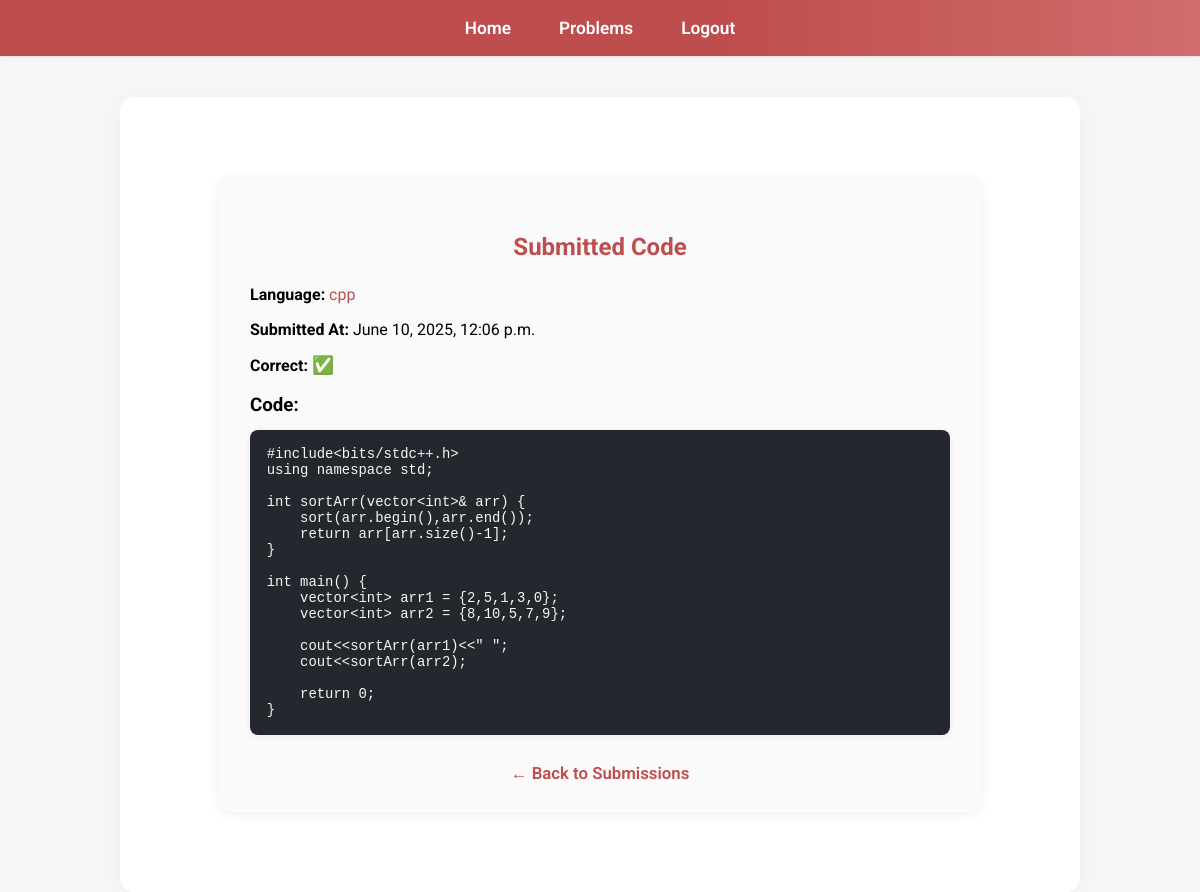
Page /Students/submission/28/ (signed in) on the committed database.
### submit/models.py (models this page shows)
class CodeSubmit(models.Model):
    user = models.ForeignKey(settings.AUTH_USER_MODEL, on_delete=models.CASCADE, related_name='code_submissions')
    problem = models.ForeignKey(Problem, on_delete=models.CASCADE, null=True, blank=True, related_name='submissions')
    language= models.CharField(max_length=50)
    code = models.TextField()
    input = models.TextField(null=True, blank =True)
    output = models.TextField(null = True, blank= True)
    is_correct = models.BooleanField(default=False)
    timestamp = models.DateTimeField(auto_now_add=True)

### Students/views.py (the view)
# urls.py: path('submission/<int:submission_id>/', views.view_code_submission, name='view_code_submission'),
@login_required
@user_passes_test(is_student)
def view_code_submission(request, submission_id):
    submission = get_object_or_404(CodeSubmit, pk=submission_id, user=request.user)
    return render(request, 'viewcode.html', {'submission': submission})

### Students/views.py (called while the page is built)
def is_student(user):
    return hasattr(user, 'profile') and user.profile.user_type == 'student'

### Students/Templates/viewcode.html
{% extends "base1.html" %}
{% block content %}
<div style="
    max-width: 700px;
    margin: 40px auto;
    background: #fafafa;
    border-radius: 16px;
    box-shadow: 0 2px 12px #eee;
    padding: 36px 32px 28px 32px;
">
    <h2 style="color:#be4d4d; text-align:center; margin-bottom:24px;">
        Submitted Code
    </h2>
    <div style="margin-bottom:18px;">
        <p><strong>Language:</strong> <span style="color:#be4d4d;">{{ submission.language }}</span></p>
        <p><strong>Submitted At:</strong> {{ submission.timestamp }}</p>
        <p>
            <strong>Correct:</strong>
            {% if submission.is_correct %}
                <span style="color:rgb(31, 228, 47); font-size:1.1em;">✅</span>
            {% else %}
                <span style="color:#be4d4d; font-size:1.1em;">❌</span>
            {% endif %}
        </p>
    </div>
    <h3 style="margin-bottom:10px;">Code:</h3>
    <pre style="
        background:#23272e;
        color:#f8f8f2;
        padding: 1.2em;
        border-radius: 8px;
        font-size: 1.07em;
        overflow-x: auto;
        box-shadow: 0 1px 6px #e9e9e9;
        margin-bottom: 28px;
    ">{{ submission.code }}</pre>
    <div style="text-align:center;">
        <a href="{% url 'problem_submissions' submission.problem.pk %}" style="
            color:#be4d4d;
            text-decoration:none;
            font-weight:600;
            font-size:1.05em;
        ">&larr; Back to Submissions</a>
    </div>
</div>
{% endblock %}

### Students/Templates/base1.html (style rules this page uses)
body { font-family: 'Roboto', Arial, sans-serif; background: #f6f8fa; margin: 0; padding: 0; }

### rows in the picture
CodeSubmit: language "cpp", timestamp "June 10, 2025, 12:06 p.m.", code "#include<bits/stdc++.h> using namespace std; int sortArr(vector<int>& arr) { sort(arr.begin(),arr.end()); return arr[arr.size()-1]; } int main() { vector<int> arr1 = {2,5,1,3,0}; vector<int> arr2 = {8,10,5,7,9}; cout<<sortArr(arr1)<<\" \"; cout<<sortArr(arr2); return 0; }"
